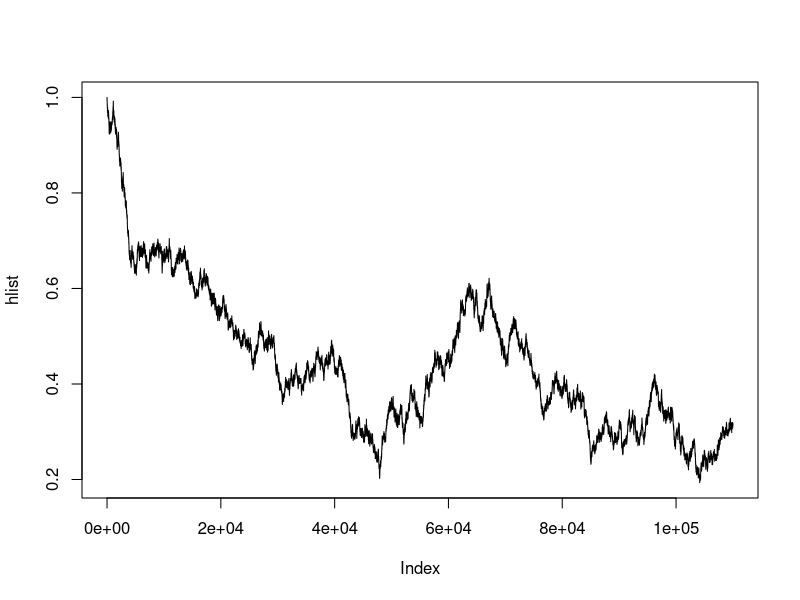
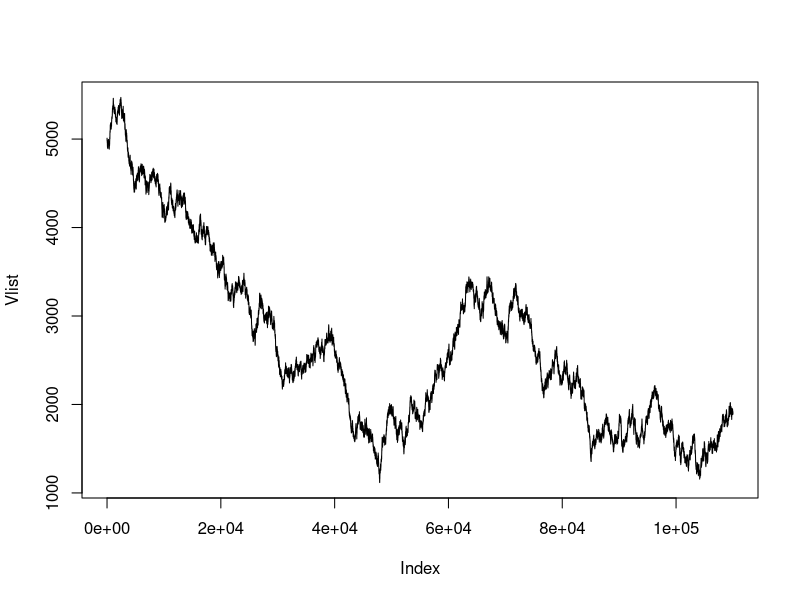
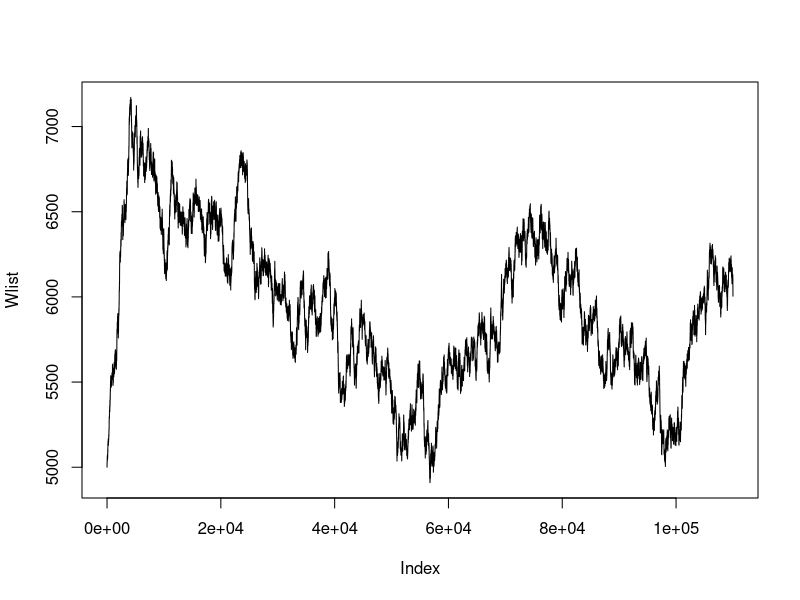

R code for these plots, in order: (Note: a time limit stopped this script after it produced the figures.)
## ---- chunk 1
knitr::opts_chunk$set(echo = TRUE)
## ---- chunk 2
Ydye = t( matrix(
	c(1545, 1440, 1440, 1520, 1580,
         1540, 1555, 1490, 1560, 1495,
         1595, 1550, 1605, 1510, 1560,
         1445, 1440, 1595, 1465, 1545,
         1595, 1630, 1515, 1635, 1625,
         1520, 1455, 1450, 1480, 1445), nrow=5) )
## ---- chunk 3

A = 4
B = 2
C = 6
D = 1

a1 = 0.001/(5+A)
b1 = 0.001/(5+B)
a2 = 0.001/(5+C)
b2 = 0.001/(5+D)
a3 = b3 = 1600

helper1 <- function (theta, mu){
  result <- 0
  for (i in theta){
    iter = (i - mu)^2
    result = result + iter 
  }
  result
}




g <- function(V, W, mu, theta){
  A = 4
  B = 2
  C = 6
  D = 1

  a1 = 0.001/(5+A)
  b1 = 0.001/(5+B)
  a2 = 0.001/(5+C)
  b2 = 0.001/(5+D)
  a3 = b3 = 1600
  data = t( matrix(
	c(1545, 1440, 1440, 1520, 1580,
         1540, 1555, 1490, 1560, 1495,
         1595, 1550, 1605, 1510, 1560,
         1445, 1440, 1595, 1465, 1545,
         1595, 1630, 1515, 1635, 1625,
         1520, 1455, 1450, 1480, 1445), nrow=5) )
  
  -b1/V + (-a1-1)*log(V) + (-b2/W) + (-a2-1)*log(W) - 
    ((mu-a3)^2/(2*b3)) - (6/2)*log(V) - 0.5*15*log(W) - 
    (1/(2*V))*helper1(theta, mu) - sum((data-theta)^2)/(2*W)
}

h <- function(V, W){
  V/W
}

M = 110000  # run length
B = 10000  # amount of burn-in
V <- 5000
W <- 5000
mu <- 200
theta=rnorm(6,mu,sqrt(V))


sigma = 8  # proposal scaling, too low will lead to NAs

Vlist = rep(0,M)  # for keeping track of chain values
Wlist = rep(0,M) 
mulist = rep(0,M)
theta1list = rep(0,M)
theta2list = rep(0,M)
theta3list = rep(0,M)
theta4list = rep(0,M)
theta5list = rep(0,M)
theta6list = rep(0,M)

hlist = rep(0,M)  # for keeping track of h function values
numaccept = 0;

    
for (i in 1:M) {
    V1 = V + sigma * rnorm(1)  # proposal value
    W1 = W + sigma * rnorm(1)  # proposal value
    mu1 = mu + sigma * rnorm(1)  # proposal value
    theta1 = theta + sigma * rnorm(6)  # proposal value
    
    U = log(runif(1))  # for accept/reject
    alpha = g(V1, W1, mu1, theta1) - g(V, W, mu, theta)  # for accept/reject
   if (U < alpha) {
	      V = V1  # accept proposal
	      W = W1
	      mu = mu1
	      theta = theta1
        numaccept = numaccept + 1;
    }
    Vlist[i] = V
    Wlist[i] = W
    mulist[i] = mu
    theta1list[i] = theta[1]
    theta2list[i] = theta[2]
    theta3list[i] = theta[3]
    theta4list[i] = theta[4]
    theta5list[i] = theta[5]
    theta6list[i] = theta[6]
    hlist[i] = h(V, W);
}

cat("ran Metropolis algorithm for", M, "iterations, with burn-in", B, "\n");
cat("acceptance rate =", numaccept/M, "\n");
u = mean(hlist[(B+1):M])
cat("mean of h is about", u, "\n")

se1 =  sd(hlist[(B+1):M]) / sqrt(M-B)
cat("iid standard error would be about", se1, "\n")

varfact <- function(xxx) { 2 * sum(acf(xxx, plot=FALSE, lag.max = 2000)$acf) - 1 }
thevarfact = varfact(hlist[(B+1):M]) 
se = se1 * sqrt( thevarfact )
cat("varfact = ", thevarfact, "\n")
cat("true standard error is about", se, "\n")
cat("approximate 95% confidence interval is (", u - 1.96 * se, ",",
                                                u + 1.96 * se, ")\n\n")

#
# plot(x1list, type='l')
# plot(x2list, type='l')
# plot(x1list, x2list, type='p')
plot(hlist, type = "l")
plot(Vlist, type = "l")
plot(Wlist, type = "l")
## ---- chunk 4
M = 110000  # run length
B = 2000  # amount of burn-in
V <- 5000
W <- 5000
mu <- 200 

theta=rnorm(6,mu,sqrt(V))
X <- c(V, W, mu, theta)
sigma = 5  # proposal scaling

Vlist = rep(0,9*M)  # for keeping track of chain values
Wlist = rep(0,9*M) 
mulist = rep(0,9*M)
theta1list = rep(0,9*M)
theta2list = rep(0,9*M)
theta3list = rep(0,9*M)
theta4list = rep(0,9*M)
theta5list = rep(0,9*M)
theta6list = rep(0,9*M)
hlist = rep(0,9*M)  # for keeping track of h function values
numaccept = 0;


for (i in 1:M) {
  for (coord in 1:9){
    Y = X
    Y[coord] = X[coord]+ sigma * rnorm(1)  # proposal value
    U = log(runif(1))  # for accept/reject
    thetaY = c(Y[4],Y[5], Y[6], Y[7], Y[8], Y[9])
    thetaX = c(X[4], X[5], X[6], X[7], X[8], X[9])
    alpha = g(Y[1], Y[2], Y[3], thetaY)- g(X[1],X[2],X[3], thetaX)  # for accept/reject
   if (U < alpha) {
	    X = Y  # accept proposal
      numaccept = numaccept + 1;
      }
    
    Vlist[9*i - 9+coord] = X[1];
    Wlist[9*i - 9+coord] = X[2];
    mulist[9*i - 9+coord] = X[3];
    theta1list[9*i - 9+coord] = X[4];
    theta2list[9*i - 9+coord] = X[5];
    theta3list[9*i - 9+coord] = X[6];
    theta4list[9*i - 9+coord] = X[7];
    theta5list[9*i - 9+coord] = X[8];
    theta6list[9*i - 9+coord] = X[9];
    hlist[9*i - 9+coord] = h(X[1],X[2]);

  }
}

cat("ran Metropolis algorithm for", M, "iterations, with burn-in", B, "\n");
cat("acceptance rate =", numaccept/(9*M), "\n");
u = mean(hlist[(9*B+1):(9*M)])
cat("mean of h is about", u, "\n")

se1 =  sd(hlist[(9*B+1):(9*M)]) / sqrt(9*(M-B))
cat("iid standard error would be about", se1, "\n")

acf(hlist[(9*B+1):(9*M)], lag.max = 300)
varfact <- function(xxx) { 2* sum(acf(xxx, plot=FALSE, lag.max = 300)$acf) - 1 }
thevarfact = varfact(hlist[(2*B+1):(9*M)]) 
se = se1 * sqrt( thevarfact )
cat("varfact = ", thevarfact, "\n")
cat("true standard error is about", se, "\n")
cat("approximate 95% confidence interval is (", u - 1.96 * se, ",",
                                                u + 1.96 * se, ")\n\n")
plot(Vlist, Wlist, type='l')
plot(hlist, type = "l")
## ---- chunk 5


M = 110000  # run length
B = 2000  # amount of burn-in
V <- 3000
W <- 2000
mu <- 1000
J=rep(1:5)

theta <- rnorm(6, mu,sqrt(V))

Vlist = rep(0,M)  # for keeping track of chain values
Wlist = rep(0,M) 
mulist = rep(0,M)
theta1list = rep(0,M)
theta2list = rep(0,M)
theta3list = rep(0,M)
theta4list = rep(0,M)
theta5list = rep(0,M)
theta6list = rep(0,M)
hlist = rep(0,M)  # for keeping track of h function values
numaccept = 0

for (i in 1:M) {
    V1 = 1/rgamma(1,a1+3, b1+1/2*sum((theta-mu)^2)) # proposal value
    W1 = 1/rgamma(1,a2+1/2*15,(b2+sum((Ydye-theta)^2/2)))
    mu1 = rnorm(1,(a3*V1+b3*sum(theta))/(V1+6*b3),sqrt((b3*V1)/(V1+6*b3)))
    for (j in 1:6){
      Y_j=Ydye[j,]
      theta1[j]=rnorm(1,(mu*W+V*sum(Y_j))/(W+V*j),sqrt(V*W/(W+V*j)))
    }
    
    V = V1  # accept proposal
	  W = W1
	  mu = mu1
	  theta = theta1
    numaccept = numaccept + 1;

    Vlist[i] = V
    Wlist[i] = W
    mulist[i] = mu
    theta1list[i] = theta[1]
    theta2list[i] = theta[2]
    theta3list[i] = theta[3]
    theta4list[i] = theta[4]
    theta5list[i] = theta[5]
    theta6list[i] = theta[6]
    hlist[i] = h(V, W);
}

cat("ran Metropolis algorithm for", M, "iterations, with burn-in", B, "\n");
cat("acceptance rate =", numaccept/M, "\n");
u = mean(hlist[(B+1):M])
cat("mean of h is about", u, "\n")

se1 =  sd(hlist[(B+1):M]) / sqrt(M-B)
cat("iid standard error would be about", se1, "\n")

varfact <- function(xxx) { 2 * sum(acf(xxx, lag.max = 100)$acf) - 1 }
thevarfact = varfact(hlist[(B+1):M]) 
se = se1 * sqrt( thevarfact )
cat("varfact = ", thevarfact, "\n")
cat("true standard error is about", se, "\n")
cat("approximate 95% confidence interval is (", u - 1.96 * se, ",",
                                                u + 1.96 * se, ")\n\n")

#
# plot(x1list, type='l')
# plot(x2list, type='l')
# plot(x1list, x2list, type='p')
plot(hlist, type = "l")
plot(Vlist, type = "l")
plot(Wlist, type = "l")
